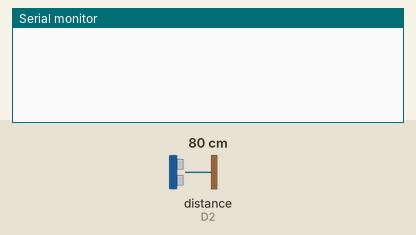
Recording of a sketch running on a simulated ESP8266 (NodeMCU). On the bench: the last lines printed to the serial monitor. Wiring (inferred from the names in the program): ultrasonic range finder: trigger D1; echo D2. Inputs (shaded band) come from the test bench; at power-on: distance to the obstacle (sensor on D2) 80 cm. The echo pulse lasts 58.3 µs per cm.

Above: at 2.8 s.
2.9 s: distance to the obstacle (sensor on D2) set to 13 cm
At 3.33 s:
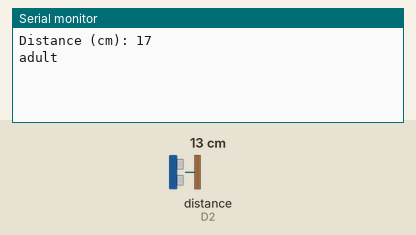
4.4 s: distance to the obstacle (sensor on D2) set to 17 cm
At 4.95 s:
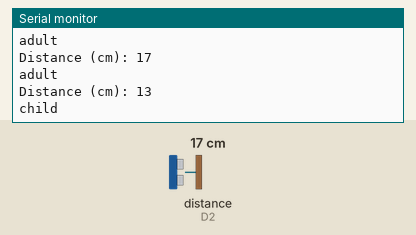

The sketch:

arduino_ultrasonic_sensor.ino
```cpp
const int trigPin = D1;
const int echoPin = D2;
long duration;
float distanceCm;
float distanceInch;
//define sound speed in cm/uS
#define SOUND_SPEED 0.034
#define CM_TO_INCH 0.393701

int count;

void setup()
{
  Serial.begin(115200); // Starts the serial communication
  pinMode(trigPin, OUTPUT); // Sets the trigPin as an Output
  pinMode(echoPin, INPUT); // Sets the echoPin as an Input
}

void loop(){

  // Clears the trigPin
  digitalWrite(trigPin, LOW);
  delayMicroseconds(2);
  // Sets the trigPin on HIGH state for 10 micro seconds
  digitalWrite(trigPin, HIGH);
  delayMicroseconds(10);
  digitalWrite(trigPin, LOW);
  // Reads the echoPin, returns the sound wave travel time in microseconds
  duration = pulseIn(echoPin, HIGH);
  // Calculate the distance
  distanceCm = duration * SOUND_SPEED/2;//초음파센서
  int height = 29-(int)distanceCm;
  if(height>1 && count==0){
    Serial.print("Distance (cm): ");
    Serial.println(height);
    if(height>15){
    Serial.println("adult");
    }
    else{
    Serial.println("child");
    }
    count = 1;
  }
  else if(count == 1){
    count = 0;
  }

  delay(200);
}
```

Measured:
- the behaviour switches between 14 and 15 cm on distance to the obstacle (sensor on D2) (found by bisection; images 1 and 2)
- after the input at 2.9 s, the serial monitor: prints a new line after 0.18 s (image 1)
- after the input at 4.4 s, the serial monitor: prints a new line after 0.29 s (image 2)
